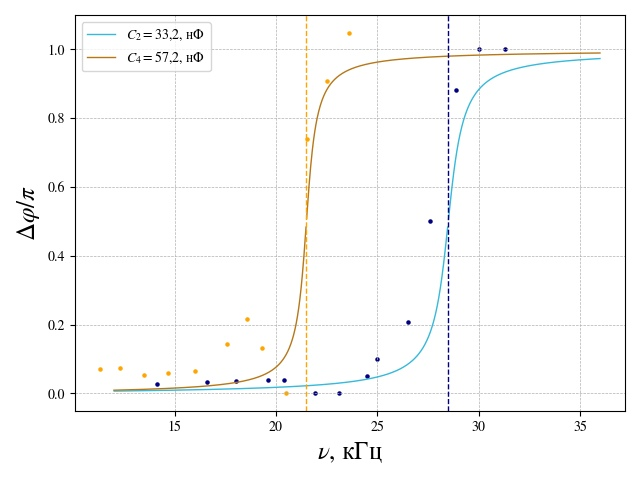

The Python source for this figure:
import numpy as np
import matplotlib.pyplot as plt
import math

plt.rcParams['mathtext.fontset'] = 'stix'
plt.rcParams['font.family'] = 'STIXGeneral'

data = []
with open("data-1.txt") as f:
    for line in f:
        data.append([float(x) for x in line.split()])

f1 = [0 for i in range(len(data))]
phase1 = [0 for i in range(len(data))]

for i in range(len(data)):
    f1[i] = data[i][0]
    phase1[i] = data[i][1]

data = []
with open("data-2.txt") as f:
    for line in f:
        data.append([float(x) for x in line.split()])

f2 = [0 for i in range(len(data))]
phase2 = [0 for i in range(len(data))]

for i in range(len(data)):
    f2[i] = data[i][0]
    phase2[i] = data[i][1]

plt.scatter(f2, phase2, s=5, color='navy')
plt.scatter(f1, phase1, s=5, color='orange')

gamma1 = 3.5389
gamma2 = 2.3825

t1 = np.arange(12.01, 28.49, 0.02)
q1 = 1 / 3.14 * t1 * gamma1 / (28.5 ** 2 - t1 ** 2)
for n in range(len(q1)):
    q1[n] = 1 / 3.14 * math.atan(q1[n])

t3 = np.arange(28.51, 36., 0.02)
q3 = 1 / 3.14 * t3 * gamma1 / (28.5 ** 2 - t3 ** 2)
for n in range(len(q3)):
    q3[n] = 1 + 1 / 3.14 * math.atan(q3[n])

t2 = np.arange(12., 21.49, 0.02)
q2 = 1 / 3.14 * t2 * gamma2 / (21.5 ** 2 - t2 ** 2)
for n in range(len(q2)):
    q2[n] = 1 / 3.14 * math.atan(q2[n])

t4 = np.arange(21.51, 36, 0.02)
q4 = 1 / 3.14 * t4 * gamma2 / (21.5 ** 2 - t4 ** 2)
for n in range(len(q4)):
    q4[n] = 1 + 1 / 3.14 * math.atan(q4[n])

plt.plot(t1, q1, lw=1.0, color='#36B9DA', label=r'$C_2 = 33{,}2$, нФ')
plt.plot(t3, q3, lw=1.0, color='#36B9DA')
plt.plot(t2, q2, lw=1.0, color='#B67719', label=r'$C_4 = 57{,}2$, нФ')
plt.plot(t4, q4, lw=1.0, color='#B67719')

plt.axvline(x=28.5, ymin=0., ymax=1, ls='--', color='navy', lw=1.0)

plt.axvline(x=21.5, ymin=0., ymax=1, ls='--', color='orange', lw=1.0)

plt.legend()


plt.xlabel(r'$\nu$, кГц', size=18)
plt.ylabel(r'$\Delta \varphi / \pi$', size=18)
kwargs = {'linestyle': '--', 'lw': 0.5}
plt.grid(True, **kwargs)

plt.show()
